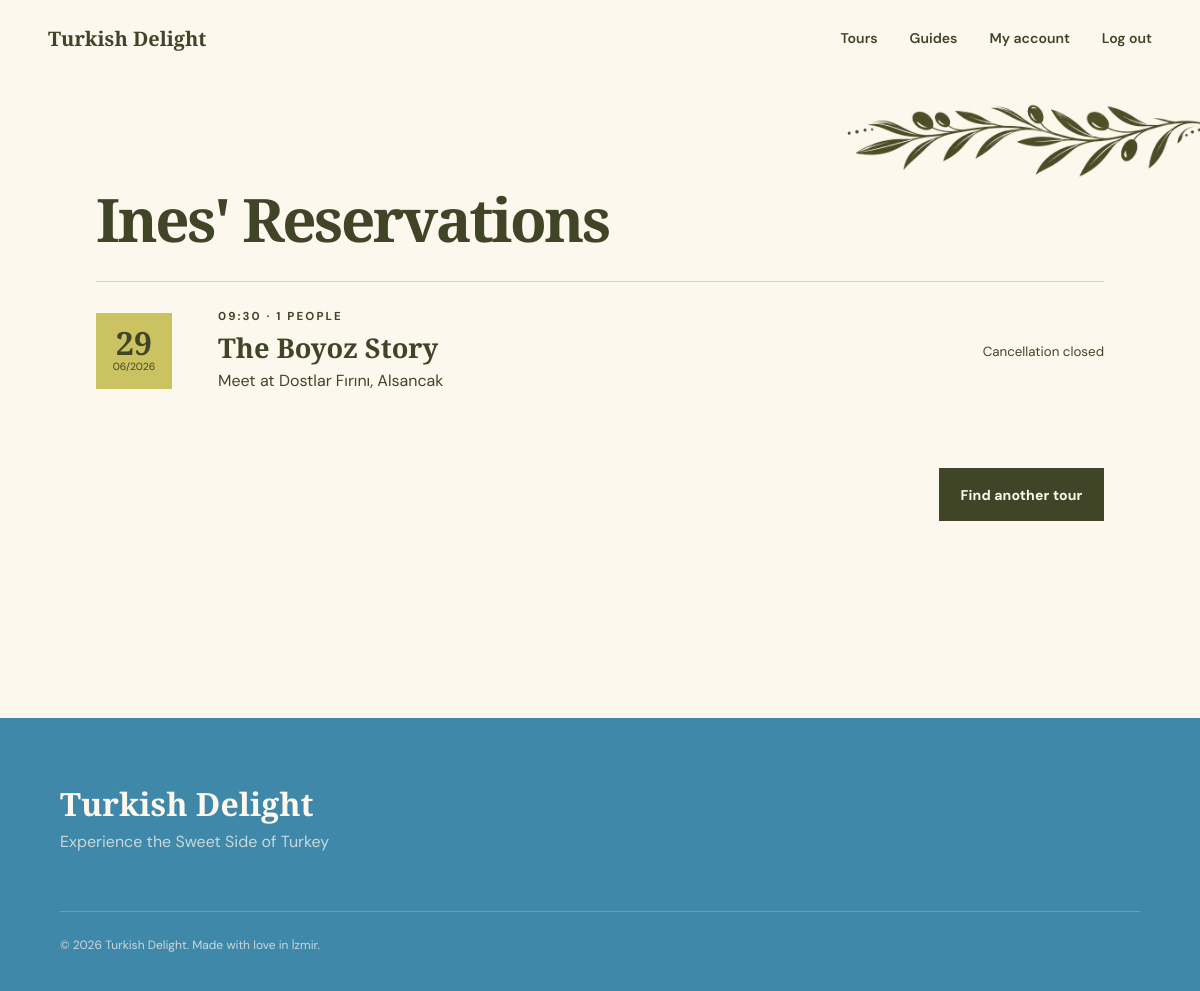
/profile (signed in), run on an earlier commit of the app's database.
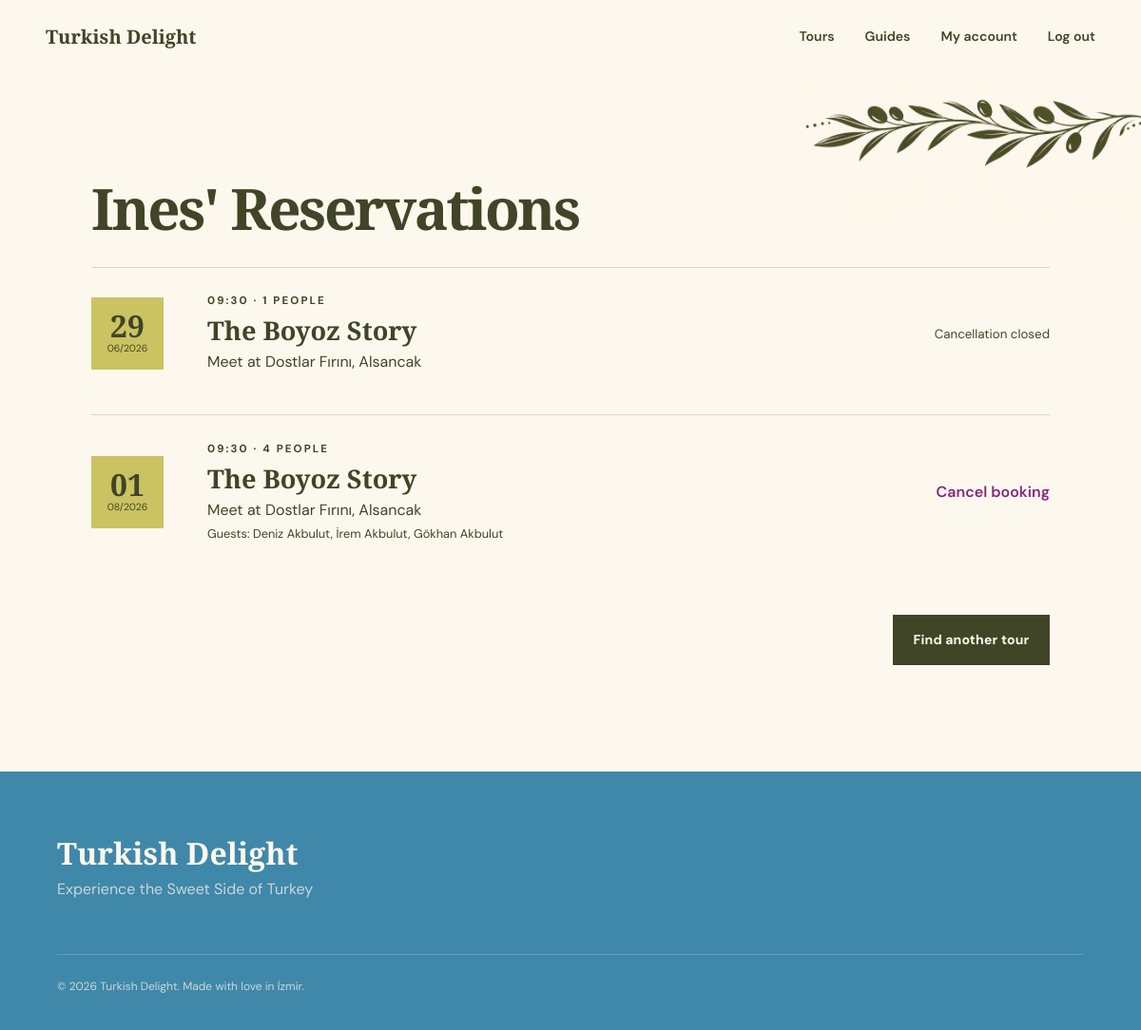
And on a later commit of the database.
### tables this page shows
CREATE TABLE "users" (
          id INTEGER PRIMARY KEY AUTOINCREMENT,
          first_name TEXT NOT NULL, last_name TEXT NOT NULL,
          email TEXT NOT NULL UNIQUE, password_hash TEXT NOT NULL,
          role TEXT NOT NULL CHECK(role IN ('guide','participant','admin')),
          languages TEXT NOT NULL DEFAULT '[]'
        );

CREATE TABLE reservations (
  id INTEGER PRIMARY KEY AUTOINCREMENT, participant_id INTEGER NOT NULL REFERENCES users(id),
  tour_id INTEGER NOT NULL REFERENCES tours(id), tour_date TEXT NOT NULL, created_at TEXT NOT NULL,
  UNIQUE(participant_id,tour_id,tour_date)
);

CREATE TABLE tours (
  id INTEGER PRIMARY KEY AUTOINCREMENT, guide_id INTEGER NOT NULL REFERENCES users(id),
  title TEXT NOT NULL, subtitle TEXT NOT NULL, description TEXT NOT NULL, story TEXT NOT NULL,
  final_message TEXT NOT NULL, foods TEXT NOT NULL, stops TEXT NOT NULL, story_points TEXT NOT NULL,
  meeting_point TEXT NOT NULL, duration INTEGER NOT NULL CHECK(duration > 0),
  language TEXT NOT NULL, capacity INTEGER NOT NULL CHECK(capacity > 0)
);

CREATE TABLE reservation_guests (
  id INTEGER PRIMARY KEY AUTOINCREMENT, reservation_id INTEGER NOT NULL REFERENCES reservations(id) ON DELETE CASCADE,
  name TEXT NOT NULL
);

### app.py (the view, shortened to what this page needs)
@app.route("/profile")
@login_required
def profile():
    db = get_db()
    if current_user.role == "admin":
        return redirect(url_for("admin_dashboard"))
    if current_user.role == "participant":
        reservations = tourdb.participant_reservations(db, current_user.id)
        enriched = []
        for reservation in reservations:
            item = dict(reservation)
            item["guests"] = tourdb.reservation_guests(db, item["id"])
            schedule = tourdb.schedule_for_day(
                db, item["tour_id"], date.fromisoformat(item["tour_date"]).weekday()
            )
            start = item["start_time"] or schedule["start_time"]
            item["start_time"] = start
            start_dt = datetime.combine(date.fromisoformat(item["tour_date"]), datetime.strptime(start, "%H:%M").time())
            item["can_cancel"] = start_dt - datetime.now() >= timedelta(hours=24)
            enriched.append(item)
        return render_template("participant_profile.html", reservations=enriched)

### app.py (called while the page is built)
def get_db():
    if "db" not in g:
        g.db = sqlite3.connect(DATABASE)
        g.db.row_factory = sqlite3.Row
        g.db.execute("PRAGMA foreign_keys = ON")
    return g.db

@login_manager.user_loader
def load_user(user_id):
    return userdb.get_user(get_db(), user_id)

def csrf_token():
    if "csrf_token" not in session:
        session["csrf_token"] = secrets.token_hex(24)
    return session["csrf_token"]

@app.before_request
def verify_csrf():
    if request.method == "POST" and request.form.get("csrf_token") != session.get("csrf_token"):
        abort(400, "Invalid or missing form token.")

### tourdb.py (called while the page is built)
def schedule_for_day(db, tour_id, weekday):
    return db.execute(
        "SELECT start_time FROM schedules WHERE tour_id=? AND weekday=?", (tour_id, weekday)
    ).fetchone()

def participant_reservations(db, participant_id):
    return db.execute(
        """SELECT r.*, t.title, t.meeting_point, t.duration,
           (SELECT start_time FROM schedules s WHERE s.tour_id=t.id
            AND s.weekday=CAST(strftime('%w',r.tour_date) AS INTEGER)-1) AS start_time
           FROM reservations r JOIN tours t ON t.id=r.tour_id
           WHERE r.participant_id=? ORDER BY r.tour_date""",
        (participant_id,),
    ).fetchall()

def reservation_guests(db, reservation_id):
    return db.execute(
        "SELECT name FROM reservation_guests WHERE reservation_id=?", (reservation_id,)
    ).fetchall()

### userdb.py (called while the page is built)
def get_user(db, user_id):
    row = db.execute("SELECT * FROM users WHERE id=?", (user_id,)).fetchone()
    return User(row) if row else None

### templates/participant_profile.html (shortened to what this page needs)
{% extends "base.html" %}
{% block content %}
  <section class="dashboard participant-dashboard">
    <img
      class="participant-decoration"
      src="{{ url_for('static', filename='decoration3.png') }}"
      alt=""
      aria-hidden="true"
    >
    <section>
      <div class="reservations-heading">
        <h2>
          {{ current_user.first_name }}{% if current_user.first_name[-1]|lower == 's' %}'{% else %}'s{% endif %} Reservations
        </h2>
      </div>
      <div class="reservation-list">
        {% for item in reservations %}
          <article class="reservation-card">
            <div class="date-tile">
              <strong>{{ item.tour_date[8:] }}</strong>
              <span>{{ item.tour_date[5:7] }}/{{ item.tour_date[:4] }}</span>
            </div>
            <div>
              <p class="eyebrow">{{ item.start_time }} · {{ 1 + item.guests|length }} people</p>
              <h3><a href="{{ url_for('tour_detail', tour_id=item.tour_id) }}">{{ item.title }}</a></h3>
              <p>Meet at {{ item.meeting_point }}</p>
              {% if item.guests %}
                <p class="guest-line">
                  Guests:
                  {% for guest in item.guests %}
                    {{ guest.name }}{% if not loop.last %}, {% endif %}
                  {% endfor %}
                </p>
              {% endif %}
            </div>
            <div>
              {% if item.can_cancel %}
                <form
                  method="post"
                  action="{{ url_for('cancel_reservation', reservation_id=item.id) }}"
                  data-confirm="Cancel this reservation?"
                >
                  <button class="text-button danger" type="submit">Cancel booking</button>
                </form>
              {% else %}
                <small>Cancellation closed</small>
              {% endif %}
            </div>
          </article>
        {% else %}
          <div class="empty-state">
            <h3>No walks booked yet.</h3>
            <p>There’s a table, a story, and a local guide waiting for you.</p>
          </div>
        {% endfor %}
      </div>
      <div class="dashboard-end-action">
        <a class="button button-dark" href="{{ url_for('home') }}#tours">Find another tour</a>
      </div>
    </section>
  </section>
{% endblock %}

### templates/base.html (shortened to what this page needs)
<!doctype html>
<html lang="en">
  <head>
    <link rel="stylesheet" href="{{ url_for('static', filename='style.css') }}">
  </head>
  <body>
    <header class="site-header{% if request.endpoint == 'home' %} site-header-overlay{% endif %}" data-header>
      <a class="brand" href="{{ url_for('home') }}" aria-label="Turkish Delight home">
        <span>Turkish Delight</span>
      </a>
      <nav id="site-nav" class="site-nav" aria-label="Main navigation" data-nav>
        <a href="{{ url_for('home') }}#tours">Tours</a>
        <a href="{{ url_for('guides') }}">Guides</a>
        {% if current_user.is_authenticated %}
          {% if current_user.role == 'admin' %}
            <a href="{{ url_for('admin_dashboard') }}">Administration</a>
          {% else %}
            <a href="{{ url_for('profile') }}">My account</a>
          {% endif %}
          <form action="{{ url_for('logout') }}" method="post" class="nav-form">
            <button class="text-button" type="submit">Log out</button>
          </form>
        {% else %}
          <a href="{{ url_for('login') }}">Log in</a>
          <a class="button button-small" href="{{ url_for('register') }}">Join a tour</a>
        {% endif %}
      </nav>
    </header>
    <main id="main">
      {% block content %}{% endblock %}
    </main>
    <footer class="site-footer">
      <div>
        <a class="footer-brand" href="{{ url_for('home') }}">Turkish Delight</a>
        <p>Experience the Sweet Side of Turkey</p>
      </div>
      <p class="copyright">© 2026 Turkish Delight. Made with love in İzmir.</p>
    </footer>
  </body>
</html>

### static/styles/variables.css (style rules this page uses)
:root { --ink: #404527; --deep: #4088A9; --cream: #FDF8ED; --paper: #FDF8ED; --clay: #84287E; --gold: #CBC362; --sea: #4088A9; --line: rgba(64, 69, 39, .2); --serif: "Playfair Display", Georgia, serif; --sans: "DM Sans", Arial, sans-serif }

### static/styles/base.css (style rules this page uses)
* { box-sizing: border-box }
html { scroll-behavior: smooth }
body { margin: 0; background: var(--paper); color: var(--ink); font-family: var(--sans); font-size: 16px; line-height: 1.6 }
img { display: block; max-width: 100% }
a { color: inherit; text-decoration: none }
button, input, select, textarea { font: inherit; color: inherit }
button { cursor: pointer }

### static/styles/navigation.css (style rules this page uses)
.site-header { height: 78px; padding: 0 4vw; display: flex; align-items: center; justify-content: space-between; background: var(--paper); position: relative; z-index: 30; border-bottom: 1px solid transparent }
.brand { font-family: var(--serif); font-size: 1.25rem; font-weight: 600; display: flex; align-items: center; gap: .7rem }
.site-nav { display: flex; align-items: center; gap: 2rem; font-size: .88rem; font-weight: 600 }
.site-nav a:not(.button), .text-button { position: relative }
.site-nav a:not(.button):after { content: ""; position: absolute; left: 0; right: 100%; bottom: -4px; border-bottom: 1px solid; transition: .2s }
.nav-form { margin: 0 }
.text-button { border: 0; background: transparent; padding: 0; font-weight: 600 }
.button { display: inline-flex; align-items: center; justify-content: center; gap: .5rem; background: var(--gold); color: var(--deep); border: 0; padding: .95rem 1.35rem; font-weight: 700; font-size: .88rem; letter-spacing: .01em; transition: transform .2s, background .2s }
.button-dark { background: var(--ink); color: var(--paper) }

### static/styles/shared-components.css (style rules this page uses)
.eyebrow { text-transform: uppercase; letter-spacing: .18em; font-size: .72rem; font-weight: 700; margin: 0 0 1.5rem }
h2 { font: 600 clamp(2.8rem, 5vw, 5.4rem)/.98 var(--serif); letter-spacing: -.04em; margin: 0 }
.site-footer { background: #0d2b27; color: white; padding: 4rem 5vw 2rem; display: grid; grid-template-columns: 1fr auto; gap: 3rem }
.footer-brand { font: 600 2rem var(--serif) }
.site-footer p { margin: .25rem 0; color: rgba(255, 255, 255, .65) }
.copyright { grid-column: 1/-1; border-top: 1px solid rgba(255, 255, 255, .16); padding-top: 1.5rem !important; font-size: .75rem }

### static/styles/tour-account-components.css (style rules this page uses)
.dashboard { padding: 7rem 8vw; min-height: 80vh }
.reservation-list, .guide-tour-list { display: flex; flex-direction: column; gap: 1rem }
.reservation-card { display: grid; grid-template-columns: 90px 1fr auto; align-items: center; gap: 2rem; border-top: 1px solid var(--line); padding: 1.5rem 0 }
.date-tile { width: 76px; height: 76px; background: var(--gold); display: flex; flex-direction: column; justify-content: center; align-items: center }
.date-tile strong { font: 600 2rem/1 var(--serif) }
.date-tile span { font-size: .65rem }
.reservation-card h3, .guide-tour h3 { font: 600 1.7rem var(--serif); margin: 0 }
.reservation-card p { margin: .15rem 0 }
.guest-line { font-size: .8rem }
.danger { color: var(--clay) }

### static/styles/theme-layout.css (style rules this page uses)
.site-footer { background: var(--deep); color: var(--paper) }
.site-footer p { color: rgba(253, 248, 237, .72) }
.copyright { border-color: rgba(253, 248, 237, .2) }
.reservations-heading { display: flex; align-items: center; justify-content: space-between; gap: 2rem; margin-bottom: 2rem }
.dashboard .reservations-heading h2 { margin: 0 }
.participant-dashboard { position: relative; overflow: hidden }
.participant-decoration { position: absolute; top: -2rem; right: -2rem; width: min(34vw, 420px); height: auto; pointer-events: none; user-select: none }
.participant-dashboard>section { position: relative; z-index: 1 }
.dashboard-end-action { display: flex; justify-content: flex-end; margin-top: 3rem }

What changed in the data, as far as the page shows it:
added reservations: tour_date "01", tour_date "08", tour_date "2026", start_time "09:30", guests "4", title "The Boyoz Story", meeting_point "Dostlar Fırını, Alsancak"
added reservation_guests: name "Deniz Akbulut"
added reservation_guests: name "İrem Akbulut"
added reservation_guests: name "Gökhan Akbulut"
